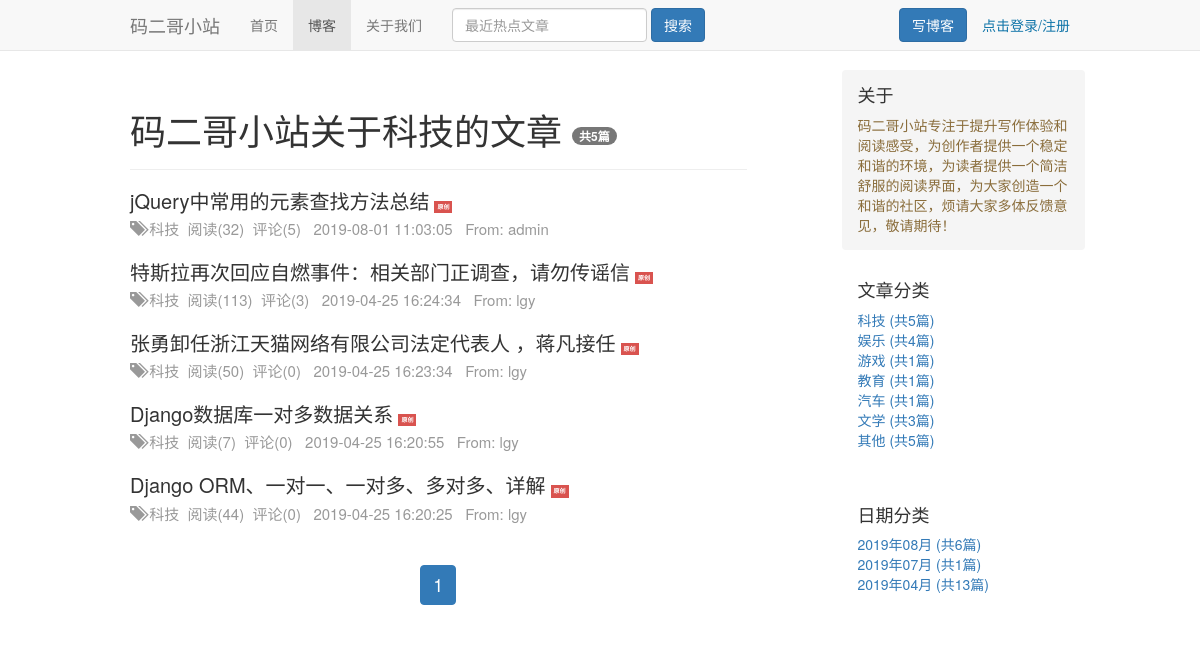
The app's page /blog/categroy/1/ with its own data.
### blog/models.py (models this page shows, shortened)
class BlogCategory(models.Model):
    category_name = models.CharField(max_length=15, verbose_name='文章类型')
    class Meta:
        verbose_name = "文章分类"
        verbose_name_plural = verbose_name
    def __str__(self):
        return self.category_name
    def getNum(self):
        return Blog.objects.filter(blog_category=self).count()

class Blog(models.Model):
    title = models.CharField(max_length=50, verbose_name='文章标题')
    blog_category = models.ForeignKey(BlogCategory, on_delete=models.DO_NOTHING, verbose_name='文章类型')
    content = RichTextUploadingField(verbose_name='正文')
    author = models.ForeignKey(Profile, related_name='blog_user', on_delete=models.DO_NOTHING, verbose_name='作者')
    create_time = models.DateTimeField(auto_now_add=True, verbose_name='创建时间')
    update_time = models.DateTimeField(auto_now=True)
    is_init = models.BooleanField(verbose_name='是否原创', default=True)
    init_address = models.URLField(verbose_name='原文地址', null=True, blank=True)
    is_replay = models.BooleanField(verbose_name='是否开启留言', default=True)
    aor = GenericRelation(AmountOfReading, related_query_name='blog')
    class Meta:
        verbose_name = "博客信息"
        verbose_name_plural = verbose_name
        ordering = ['-create_time']
    def get_read_count(self):
        content_type = ContentType.objects.get_for_model(Blog)
        read_record = ReadCount.objects.filter(object_id=self.id, content_type=content_type).first()
        return read_record.read_num if read_record else 0
    def get_comment_count(self):
        return Comment.objects.filter(blog=self, parent=None).all().count()

### statistic/models.py (models this page shows, shortened)
class ReadCount(models.Model):
    read_num = models.IntegerField(default=0)
    content_type = models.ForeignKey(to=ContentType, on_delete=models.DO_NOTHING)
    object_id = models.PositiveIntegerField()
    content_object = GenericForeignKey('content_type', 'object_id')
    class Meta:
        verbose_name = "阅读统计"
        verbose_name_plural = verbose_name

### user/models.py (models this page shows)
class Profile(models.Model):
    user = models.OneToOneField(User, related_name='user_profile', on_delete=models.CASCADE)
    nickname = models.CharField(max_length=20, null=True, default=None, verbose_name='昵称')
    profile = models.TextField(default='暂无介绍', verbose_name='个人简介')
    motto = models.CharField(max_length=100, default='正在思考中......', verbose_name='座右铭')
    class Meta:
        verbose_name = "个人信息"
        verbose_name_plural = verbose_name
    def __str__(self):
        return self.user.username

### blog/views.py (the view)
# urls.py: path('categroy/<int:type_id>/', categroy, name='categroy'),
def categroy(request, type_id):
    blogs_list = Blog.objects.filter(blog_category=type_id)
    categroy_name = BlogCategory.objects.filter(id=type_id).first()
    re_data = get_pub_data(request, blogs_list)
    re_data['categroy_name'] = categroy_name
    return render(request, 'categroy.html', re_data)

### blog/utils.py (called while the page is built)
def get_page(request, obj):
    paginator = Paginator(obj, settings.PAGINATION_SETTINGS['PER_PAGE'])
    page = request.GET.get(settings.PAGINATION_SETTINGS['KEY_WORD'])
    obj_list = paginator.get_page(page)
    current_page = obj_list.number
    page_range = list(range(max(current_page-2, 1), current_page))+list(range(current_page, min(current_page+2, paginator.num_pages)+1))
    if page_range[0] >= 2:
        if page_range[0]-2 > 0:
            page_range.insert(0, '...')
        page_range.insert(0, 1)
    if page_range[-1] < paginator.num_pages:
        if paginator.num_pages - page_range[-1] > 1:
            page_range.append('...')
        page_range.append(paginator.num_pages)
    return obj_list, page_range

### blog/views.py (called while the page is built)
def get_pub_data(request, obj):
    blog_category = BlogCategory.objects.all()
    blog_dates = Blog.objects.dates('create_time', 'month', 'DESC')
    blog_dates_dic = {}
    for blog_date in blog_dates:
        c = Blog.objects.filter(create_time__year=blog_date.year, create_time__month=blog_date.month).count
        blog_dates_dic[blog_date] = c
    dic = {'blog_category': blog_category, 'blog_dates': blog_dates_dic, }
    if obj:
        blogs, page_range = get_page(request, obj)
        dic['blogs'] = blogs
        dic['page_range'] = page_range
    return dic

### templates/categroy.html
{% extends 'blog.html' %}
{% block categroy_name %}关于{{ categroy_name }}的{% endblock %}

### templates/blog.html (shortened to what this page needs)
{% extends 'base.html' %}
{% load staticfiles %}
{% block active %}
    <li><a href="{% url 'index' %}">首页</a></li>
    <li class="active"><a href="{% url 'blog' %}">博客</a></li>
    <li><a href="{% url 'aboutus' %}">关于我们</a></li>
{% endblock %}
{% block content %}
      <div class="row">
        {% block blog_main %}
        <div class="col-sm-8 blog-main">
        {% block left_content %}
        <div class="page-header">
          <h1>码二哥小站{% block categroy_name %}的全部{% endblock %}文章   <span class="badge">共{% if blogs.paginator.count %}{{ blogs.paginator.count }}{% else %}0{% endif %}篇</span></h1>
        </div>
            {% for blog in blogs %}
          <div class="blog-post">
          <a href="{% url 'blog_detail' blog.pk %}">
            <h3 class="blog-post-title">{{ blog.title }}{% if blog.is_init %}<span style="display:inline-block;background-color:#d9534f;color:white;font-size: 6px;font-weight:bold;padding:3px;margin-left: 5px;">原创</span>{% endif %}</h3>
          </a>
            <p class="blog-post-meta" style="font-size: smaller"><span class="glyphicon glyphicon-tags" aria-hidden="true"></span> {{ blog.blog_category }} &nbsp;阅读({{ blog.get_read_count }}) &nbsp;评论({{ blog.get_comment_count }}) &nbsp; {{ blog.create_time|date:'Y-m-d H:i:s' }} &nbsp; From: {{ blog.author }}</p>
          </div>
                {% empty %}
                暂无博客，敬请期待！
            {% endfor %}
            {% endblock %}
<nav aria-label="Page navigation" class="text-center">
  <ul class="pagination">
  {% for i in page_range %}
      {% ifequal i '...' %}
          <li><a href="">{{ i }}</a></li>
      {% else %}
            {% ifequal i blogs.number %}
                <li class="active"><a href="">{{ i }}</a></li>
            {% else %}
                <li><a href="?page={{ i }}">{{ i }}</a></li>
            {% endifequal %}
      {% endifequal %}
  {% endfor %}
  </ul>
</nav>
        </div>
        {% endblock %}
        <div class="col-sm-3 col-sm-offset-1 blog-sidebar">
          <div class="sidebar-module sidebar-module-inset">
            <h4>关于</h4>
            <p class="text-warning">码二哥小站专注于提升写作体验和阅读感受，为创作者提供一个稳定和谐的环境，为读者提供一个简洁舒服的阅读界面，为大家创造一个和谐的社区，烦请大家多体反馈意见，敬请期待！</p>
          </div>
          <div class="sidebar-module">
            <h4>文章分类</h4>
            <ol class="list-unstyled">
              {% for blog_c in blog_category %}
                  <li><a href="{% url 'categroy' blog_c.id %}">{{ blog_c.category_name }} (共{{ blog_c.getNum }}篇)</a></li>
                  {% empty %}
                  暂无分类
              {% endfor %}
            </ol>
          </div>
          <div class="sidebar-module">
            <h4>日期分类</h4>
            <ol class="list-unstyled">
                {% for blog_date,count in blog_dates.items %}
              <li><a href="{% url 'date' blog_date.year blog_date.month %}">{{ blog_date|date:'Y年m月' }} (共{{ count }}篇)</a></li>
                {% endfor %}
            </ol>
          </div>
        </div>
      </div>
{% endblock %}

### static/css/blog.css (style rules this page uses)
body { color: #555; padding-top: 70px; min-height: 100%; }
h1, .h1, h2, .h2, h3, .h3, h4, .h4, h5, .h5, h6, .h6 { margin-top: 0; font-family: "Helvetica Neue", Helvetica, Arial, sans-serif; font-weight: normal; color: #333; }
.blog-main { font-size: 18px; line-height: 1.5; }
.sidebar-module { padding: 15px; margin: 0 -15px 15px; }
.sidebar-module-inset { padding: 15px; background-color: #f5f5f5; border-radius: 4px; }
.sidebar-module-inset p:last-child, .sidebar-module-inset ul:last-child, .sidebar-module-inset ol:last-child { margin-bottom: 0; }
.blog-post { margin-bottom: 5px; }
.blog-post-title { margin-bottom: 5px; font-size: 20px; }
.blog-post-meta { margin-bottom: 20px; color: #999; }

### records on screen
BlogCategory: category_name "科技", getNum "5"
Blog: title "jQuery中常用的元素查找方法总结", is_init "原创", blog_category "科技", get_read_count "32", get_comment_count "5", create_time "2019-08-01 11:03:05", author "admin"
Blog: title "特斯拉再次回应自燃事件：相关部门正调查，请勿传谣信", is_init "原创", blog_category "科技", get_read_count "113", get_comment_count "3", create_time "2019-04-25 16:24:34", author "lgy"
Blog: title "张勇卸任浙江天猫网络有限公司法定代表人 ，蒋凡接任", is_init "原创", blog_category "科技", get_read_count "50", get_comment_count "0", create_time "2019-04-25 16:23:34", author "lgy"
Blog: title "Django数据库一对多数据关系", is_init "原创", blog_category "科技", get_read_count "7", get_comment_count "0", create_time "2019-04-25 16:20:55", author "lgy"
Blog: title "Django ORM、一对一、一对多、多对多、详解", is_init "原创", blog_category "科技", get_read_count "44", get_comment_count "0", create_time "2019-04-25 16:20:25", author "lgy"
BlogCategory: category_name "娱乐", getNum "4"
BlogCategory: category_name "游戏", getNum "1"
BlogCategory: category_name "教育", getNum "1"
BlogCategory: category_name "汽车", getNum "1"
BlogCategory: category_name "文学", getNum "3"
BlogCategory: category_name "其他", getNum "5"

### other values on screen
{{ blogs.paginator.count }} "5"
{{ i }} "1"
{{ blog_date|date:'Y年m月' }} "2019年08月" "2019年07月" "2019年04月"
{{ count }} "6" "1" "13"
